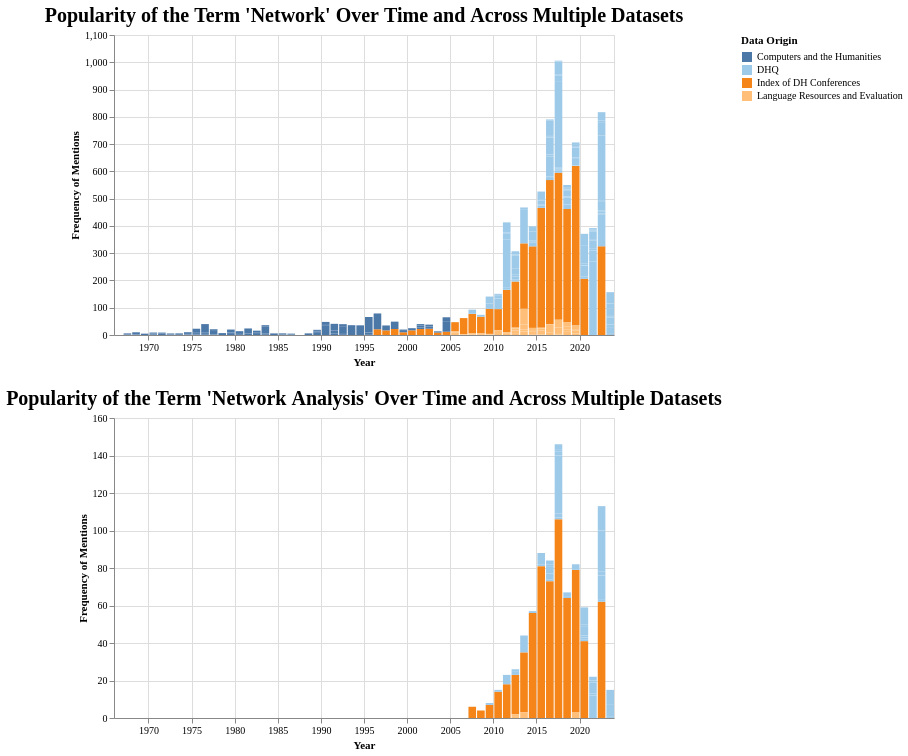

Write a Vega-Lite specification for this figure.
### Vega-Lite specification from a JSON file in a GitHub repository (floating-point values rounded to 4 significant figures; data arrays with more than 128 entries replaced by an {"elided": "..."} marker saying what was removed)
{"config": {"view": {"continuousWidth": 300, "continuousHeight": 300}, "axis": {"labelFont": "Garamond", "titleFont": "Garamond"}, "legend": {"labelFont": "Garamond", "titleFont": "Garamond"}, "title": {"anchor": "middle", "font": "Garamond", "fontSize": 20}}, "vconcat": [{"data": {"name": "data-1e11b0a813ace56fddcfe863968dc732"}, "mark": {"type": "bar"}, "encoding": {"color": {"field": "data_origin", "legend": {"labelLimit": 0, "symbolLimit": 0, "title": "Data Origin"}, "scale": {"scheme": "tableau20"}, "sort": {"field": "counts", "op": "sum", "order": "descending"}, "type": "nominal"}, "opacity": {"condition": {"param": "param_10", "value": 1}, "value": 0.2}, "tooltip": [{"field": "data_origin", "title": "Data Origin", "type": "nominal"}, {"field": "Raw Frequency of Mentions", "type": "quantitative"}, {"field": "date", "format": "%Y", "title": "Date", "type": "temporal"}, {"field": "Frequency of Mentions Scaled by Total Tokens", "format": ".2f", "title": "Frequency of Mentions Scaled by Total Tokens (Percentage)", "type": "quantitative"}, {"field": "total_tokens", "title": "Total Tokens", "type": "quantitative"}], "x": {"axis": {"title": "Year"}, "field": "date", "timeUnit": "year", "type": "temporal"}, "y": {"axis": {"title": "Frequency of Mentions"}, "field": "y", "type": "quantitative"}}, "name": "view_7", "title": "Popularity of the Term 'Network' Over Time and Across Multiple Datasets", "transform": [{"calculate": "datum[param_9]", "as": "y"}], "width": 500}, {"data": {"name": "data-f89fa7ceb03985900db893c692ce39a5"}, "mark": {"type": "bar"}, "encoding": {"color": {"field": "data_origin", "legend": {"labelLimit": 0, "symbolLimit": 0, "title": "Data Origin"}, "scale": {"scheme": "tableau20"}, "sort": {"field": "counts", "op": "sum", "order": "descending"}, "type": "nominal"}, "opacity": {"condition": {"param": "param_11", "value": 1}, "value": 0.2}, "tooltip": [{"field": "data_origin", "title": "Data Origin", "type": "nominal"}, {"field": "Raw Frequency of Mentions", "type": "quantitative"}, {"field": "date", "format": "%Y", "title": "Date", "type": "temporal"}, {"field": "Frequency of Mentions Scaled by Total Tokens", "format": ".2f", "title": "Frequency of Mentions Scaled by Total Tokens (Percentage)", "type": "quantitative"}, {"field": "total_tokens", "title": "Total Tokens", "type": "quantitative"}], "x": {"axis": {"title": "Year"}, "field": "date", "timeUnit": "year", "type": "temporal"}, "y": {"axis": {"title": "Frequency of Mentions"}, "field": "y", "type": "quantitative"}}, "name": "view_8", "title": "Popularity of the Term 'Network Analysis' Over Time and Across Multiple Datasets", "transform": [{"calculate": "datum[param_9]", "as": "y"}], "width": 500}], "params": [{"name": "param_9", "bind": {"input": "select", "options": ["Raw Frequency of Mentions", "Frequency of Mentions Scaled by Total Tokens"], "name": "Select Counting Method on Y Axis"}, "value": "Raw Frequency of Mentions"}, {"name": "param_10", "select": {"type": "point", "fields": ["data_origin"]}, "bind": "legend", "views": ["view_7"]}, {"name": "param_11", "select": {"type": "point", "fields": ["data_origin"]}, "bind": "legend", "views": ["view_8"]}], "$schema": "https://vega.github.io/schema/vega-lite/v5.15.1.json", "datasets": {"data-1e11b0a813ace56fddcfe863968dc732": {"elided": "416 records"}, "data-f89fa7ceb03985900db893c692ce39a5": {"elided": "416 records"}}}
